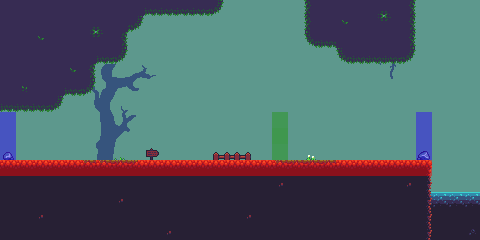

This game map was drawn from its Tiled (.tmx) file and the tilesets committed beside it. A one-line description and the trimmed map source follow:
An orthogonal 30x15 tile map with 16x16 px tiles, 7 tile layers (Background, Watter, Foreground, Platform, ...), 3 tilesets and 4 objects (Spawn, Arrival, Box).

<map version="1.8" tiledversion="1.8.4" orientation="orthogonal" renderorder="right-down" width="30" height="15" tilewidth="16" tileheight="16" infinite="0" nextlayerid="11" nextobjectid="6">
 <tileset firstgid="1" source="background.tsx" />
 <tileset firstgid="57" source="map.tsx" />
 <tileset firstgid="127" name="collisions" tilewidth="16" tileheight="16" tilecount="3" columns="3">
  <image source="../assets/collisions.png" width="48" height="16" />
  <tile id="0">
   <properties>
    <property name="groundCollidable" type="bool" value="true" />
   </properties>
  </tile>
  <tile id="1">
   <properties>
    <property name="wallCollidable" type="bool" value="true" />
   </properties>
  </tile>
  <tile id="2">
   <properties>
    <property name="obstacleCollidable" type="bool" value="true" />
   </properties>
  </tile>
 </tileset>
 <layer id="1" name="Background" width="30" height="15">
  <data>[450 cells, 450 non-empty, 46 distinct tile ids]</data>
 </layer>
 <layer id="2" name="Watter" width="30" height="15">
  <data>[450 cells, 90 non-empty, 3 distinct tile ids]</data>
 </layer>
 <layer id="3" name="Foreground" width="30" height="15">
  <data>[450 cells, 81 non-empty, 12 distinct tile ids]</data>
 </layer>
 <layer id="4" name="Platform" width="30" height="15">
  <data>[450 cells, 143 non-empty, 16 distinct tile ids]</data>
 </layer>
 <objectgroup id="6" name="Objects">
  <object id="1" name="Spawn" x="79.8187" y="128.315">
   <point />
  </object>
  <object id="2" name="Arrival" x="368" y="127.542">
   <point />
  </object>
  <object id="4" x="198" y="91.3333">
   <point />
  </object>
  <object id="5" name="Box" x="272" y="144" width="16" height="16" />
 </objectgroup>
 <group id="9" name="Collisions">
  <layer id="7" name="Ground" width="30" height="15" opacity="0.46">
   <data>[450 cells, 27 non-empty, 1 distinct tile ids]</data>
  </layer>
  <layer id="8" name="Obstacle" width="30" height="15" opacity="0.4">
   <data>[450 cells, 2 non-empty, 1 distinct tile ids]</data>
  </layer>
  <layer id="10" name="Wall" width="30" height="15" opacity="0.45">
   <data>[450 cells, 7 non-empty, 2 distinct tile ids]</data>
  </layer>
 </group>
</map>